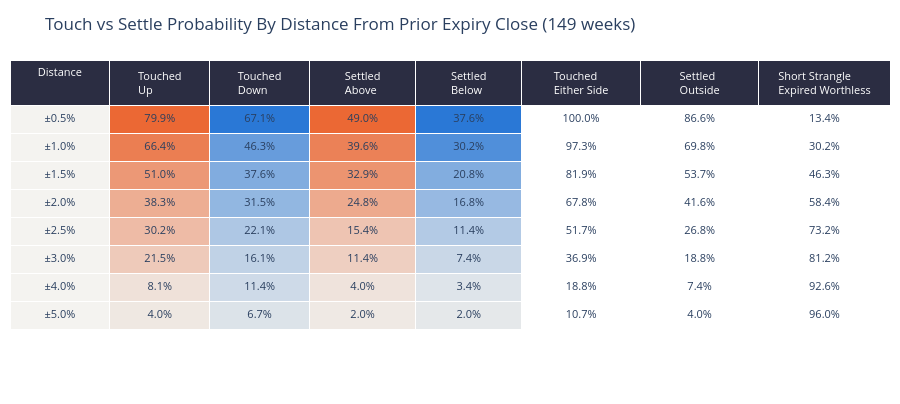
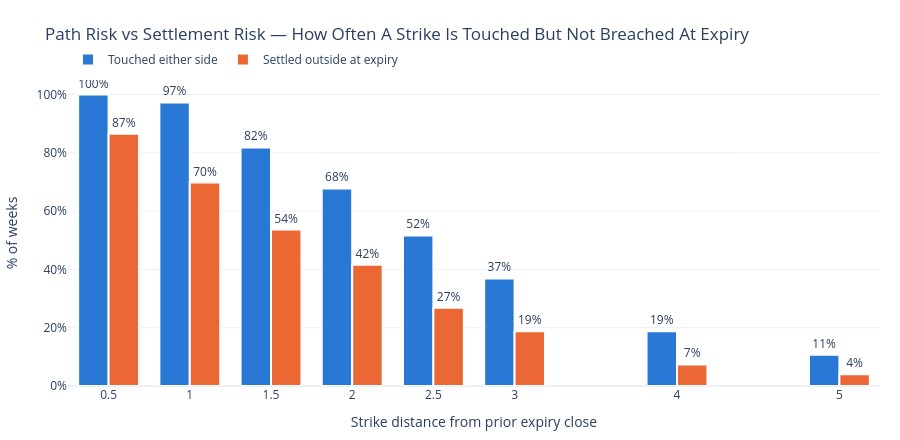

Notebook source saved alongside these figures, in order:
### Markdown cell above
## Touched vs Settled — The Option Seller's Ladder

For each distance from the prior expiry close, two very different probabilities:

- **Touched** — the index traded through that level at *some* hour during the week. This is what stops out a delta-hedged or stop-managed short.
- **Settled beyond** — the index was still past that level at expiry. This is what actually pays out on a held short.

The gap between the two columns is the premium a seller keeps for sitting through the noise; it is also the share of weeks where a stop-loss would have paid out on a strike that ultimately expired worthless. Hourly candles are what make the *touched* column trustworthy.

### Code cell
n_weeks = len(moves)
ladder = pd.DataFrame({"distance_pct": STRIKE_DISTANCES})
ladder["touch_up"] = [(moves["max_up_pct"] >= d).mean() * 100 for d in STRIKE_DISTANCES]
ladder["touch_down"] = [(moves["max_down_pct"] <= -d).mean() * 100 for d in STRIKE_DISTANCES]
ladder["settle_above"] = [(moves["expiry_move_pct"] >= d).mean() * 100 for d in STRIKE_DISTANCES]
ladder["settle_below"] = [(moves["expiry_move_pct"] <= -d).mean() * 100 for d in STRIKE_DISTANCES]
ladder["touched_either"] = [
    ((moves["max_up_pct"] >= d) | (moves["max_down_pct"] <= -d)).mean() * 100 for d in STRIKE_DISTANCES
]
ladder["settled_outside"] = [(moves["expiry_move_pct"].abs() >= d).mean() * 100 for d in STRIKE_DISTANCES]
ladder["strangle_survived"] = 100 - ladder["settled_outside"]

fig = go.Figure(
    data=[
        go.Table(
            columnwidth=[80, 80, 80, 85, 85, 95, 95, 105],
            header=dict(
                values=[
                    "Distance", "Touched<br>Up", "Touched<br>Down", "Settled<br>Above",
                    "Settled<br>Below", "Touched<br>Either Side", "Settled<br>Outside",
                    "Short Strangle<br>Expired Worthless",
                ],
                fill_color=HEADER_FILL,
                font=dict(color="white", size=11),
                align="center",
                height=44,
            ),
            cells=dict(
                values=[
                    ladder["distance_pct"].map("±{:.1f}%".format),
                    ladder["touch_up"].map("{:.1f}%".format),
                    ladder["touch_down"].map("{:.1f}%".format),
                    ladder["settle_above"].map("{:.1f}%".format),
                    ladder["settle_below"].map("{:.1f}%".format),
                    ladder["touched_either"].map("{:.1f}%".format),
                    ladder["settled_outside"].map("{:.1f}%".format),
                    ladder["strangle_survived"].map("{:.1f}%".format),
                ],
                fill_color=[
                    ["#f4f3f0"] * len(ladder),
                    shade(ladder["touch_up"], UP_COLOR),
                    shade(ladder["touch_down"], DOWN_COLOR),
                    shade(ladder["settle_above"], UP_COLOR),
                    shade(ladder["settle_below"], DOWN_COLOR),
                    ["white"] * len(ladder),
                    ["white"] * len(ladder),
                    ["white"] * len(ladder),
                ],
                align="center",
                height=28,
                font=dict(size=11),
            ),
        )
    ]
)
fig.update_layout(
    title=f"Touch vs Settle Probability By Distance From Prior Expiry Close ({n_weeks} weeks)",
    height=120 + 28 * len(ladder) + 60,
    margin=dict(t=60, b=10, l=10, r=10),
)
fig.show()

bars = go.Figure()
bars.add_trace(
    go.Bar(
        x=ladder["distance_pct"], y=ladder["touched_either"], name="Touched either side",
        marker_color=SERIES_HEX[0], marker_line=dict(color="white", width=2),
        text=ladder["touched_either"].map("{:.0f}%".format), textposition="outside",
    )
)
bars.add_trace(
    go.Bar(
        x=ladder["distance_pct"], y=ladder["settled_outside"], name="Settled outside at expiry",
        marker_color=SERIES_HEX[1], marker_line=dict(color="white", width=2),
        text=ladder["settled_outside"].map("{:.0f}%".format), textposition="outside",
    )
)
bars.update_layout(
    title="Path Risk vs Settlement Risk — How Often A Strike Is Touched But Not Breached At Expiry",
    barmode="group",
    bargap=0.25,
    template="plotly_white",
    height=440,
    hovermode="x unified",
    legend=dict(orientation="h", yanchor="bottom", y=1.02, xanchor="left", x=0),
    margin=dict(t=80, b=50, l=60, r=20),
)
bars.update_xaxes(title_text="Strike distance from prior expiry close", ticksuffix="%", tickvals=STRIKE_DISTANCES)
bars.update_yaxes(title_text="% of weeks", ticksuffix="%", range=[0, 105])
bars.show()

### Figure 1 — Plotly figure (JSON) as saved in the notebook; plotly's stock layout.template omitted (floating-point values rounded to 4 significant figures)
{"data": [{"cells": {"align": "center", "fill": {"color": [["#f4f3f0", "#f4f3f0", "#f4f3f0", "#f4f3f0", "#f4f3f0", "#f4f3f0", "#f4f3f0", "#f4f3f0"], ["rgb(235,104,52)", "rgb(235,126,82)", "rgb(236,152,118)", "rgb(237,174,147)", "rgb(238,187,166)", "rgb(238,202,186)", "rgb(239,225,217)", "rgb(239,232,226)"], ["rgb(42,120,214)", "rgb(103,156,220)", "rgb(129,172,223)", "rgb(146,183,225)", "rgb(174,199,228)", "rgb(192,210,230)", "rgb(206,218,232)", "rgb(220,227,233)"], ["rgb(235,104,52)", "rgb(235,129,87)", "rgb(236,148,112)", "rgb(237,170,142)", "rgb(238,196,178)", "rgb(238,207,193)", "rgb(239,227,220)", "rgb(239,233,228)"], ["rgb(42,120,214)", "rgb(80,143,218)", "rgb(130,173,223)", "rgb(151,185,226)", "rgb(179,202,229)", "rgb(201,215,231)", "rgb(222,228,234)", "rgb(229,232,234)"], ["white", "white", "white", "white", "white", "white", "white", "white"], ["white", "white", "white", "white", "white", "white", "white", "white"], ["white", "white", "white", "white", "white", "white", "white", "white"]]}, "font": {"size": 11}, "height": 28, "values": [["±0.5%", "±1.0%", "±1.5%", "±2.0%", "±2.5%", "±3.0%", "±4.0%", "±5.0%"], ["79.9%", "66.4%", "51.0%", "38.3%", "30.2%", "21.5%", "8.1%", "4.0%"], ["67.1%", "46.3%", "37.6%", "31.5%", "22.1%", "16.1%", "11.4%", "6.7%"], ["49.0%", "39.6%", "32.9%", "24.8%", "15.4%", "11.4%", "4.0%", "2.0%"], ["37.6%", "30.2%", "20.8%", "16.8%", "11.4%", "7.4%", "3.4%", "2.0%"], ["100.0%", "97.3%", "81.9%", "67.8%", "51.7%", "36.9%", "18.8%", "10.7%"], ["86.6%", "69.8%", "53.7%", "41.6%", "26.8%", "18.8%", "7.4%", "4.0%"], ["13.4%", "30.2%", "46.3%", "58.4%", "73.2%", "81.2%", "92.6%", "96.0%"]]}, "columnwidth": [80, 80, 80, 85, 85, 95, 95, 105], "header": {"align": "center", "fill": {"color": "#2b2d42"}, "font": {"color": "white", "size": 11}, "height": 44, "values": ["Distance", "Touched<br>Up", "Touched<br>Down", "Settled<br>Above", "Settled<br>Below", "Touched<br>Either Side", "Settled<br>Outside", "Short Strangle<br>Expired Worthless"]}, "type": "table"}], "layout": {"height": 404, "margin": {"b": 10, "l": 10, "r": 10, "t": 60}, "title": {"text": "Touch vs Settle Probability By Distance From Prior Expiry Close (149 weeks)"}}}

### Figure 2 — Plotly figure (JSON) as saved in the notebook; plotly's stock layout.template omitted (floating-point values rounded to 4 significant figures)
{"data": [{"marker": {"color": "#2a78d6", "line": {"color": "white", "width": 2}}, "name": "Touched either side", "text": ["100%", "97%", "82%", "68%", "52%", "37%", "19%", "11%"], "textposition": "outside", "type": "bar", "x": [0.5, 1.0, 1.5, 2.0, 2.5, 3.0, 4.0, 5.0], "y": [100.0, 97.32, 81.88, 67.79, 51.68, 36.91, 18.79, 10.74]}, {"marker": {"color": "#eb6834", "line": {"color": "white", "width": 2}}, "name": "Settled outside at expiry", "text": ["87%", "70%", "54%", "42%", "27%", "19%", "7%", "4%"], "textposition": "outside", "type": "bar", "x": [0.5, 1.0, 1.5, 2.0, 2.5, 3.0, 4.0, 5.0], "y": [86.58, 69.8, 53.69, 41.61, 26.85, 18.79, 7.383, 4.027]}], "layout": {"bargap": 0.25, "barmode": "group", "height": 440, "hovermode": "x unified", "legend": {"orientation": "h", "x": 0, "xanchor": "left", "y": 1.02, "yanchor": "bottom"}, "margin": {"b": 50, "l": 60, "r": 20, "t": 80}, "title": {"text": "Path Risk vs Settlement Risk — How Often A Strike Is Touched But Not Breached At Expiry"}, "xaxis": {"ticksuffix": "%", "tickvals": [0.5, 1.0, 1.5, 2.0, 2.5, 3.0, 4.0, 5.0], "title": {"text": "Strike distance from prior expiry close"}}, "yaxis": {"range": [0, 105], "ticksuffix": "%", "title": {"text": "% of weeks"}}}}
